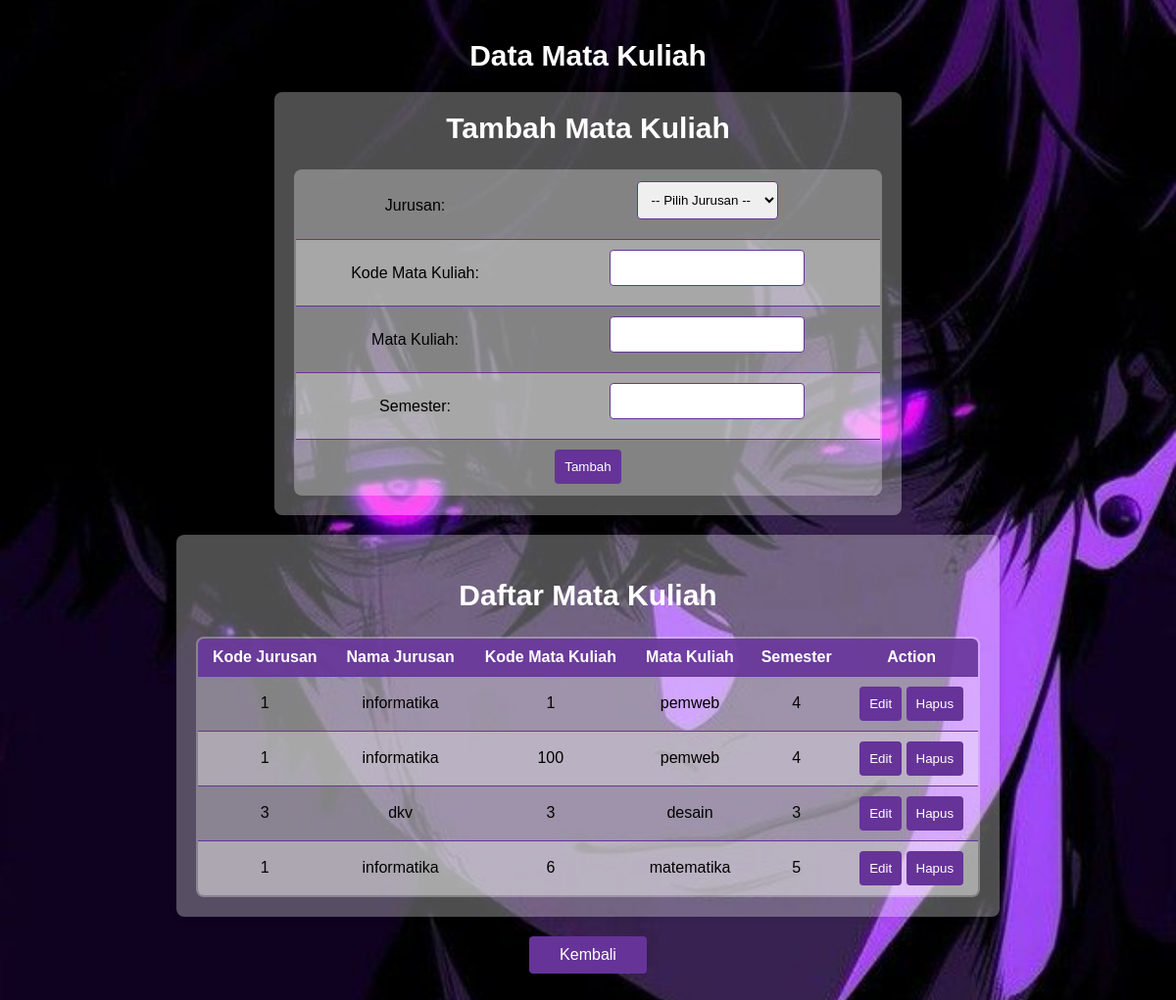
/mata_kuliah.php (signed in), run on the app's committed database.
### tables this page shows
CREATE TABLE `mata_kuliah` (
  `id` int(11) NOT NULL,
  `kode_jurusan` varchar(50) NOT NULL,
  `kode_mata_kuliah` varchar(50) NOT NULL,
  `mata_kuliah` varchar(100) NOT NULL,
  `semester` varchar(10) NOT NULL
);

CREATE TABLE `jurusan` (
  `kode_jurusan` varchar(50) NOT NULL,
  `nama_jurusan` varchar(100) NOT NULL
);

### mata_kuliah.php (the view, shortened to what this page needs)
<?php
$host = 'localhost';
$db = 'uaspemweb';
$user = 'root';
$pass = '';
$dsn = "mysql:host=$host;dbname=$db;charset=utf8";
$options = [PDO::ATTR_ERRMODE => PDO::ERRMODE_EXCEPTION];
try {
    $pdo = new PDO($dsn, $user, $pass, $options);
} catch (PDOException $e) {
    echo "Connection failed: " . $e->getMessage();
}
$edit_data = null;
$sql = "SELECT mata_kuliah.*, jurusan.nama_jurusan FROM mata_kuliah JOIN jurusan ON mata_kuliah.kode_jurusan = jurusan.kode_jurusan";
$stmt = $pdo->query($sql);
$mata_kuliah_data = $stmt->fetchAll(PDO::FETCH_ASSOC);
?>
<!DOCTYPE html>
<html lang="en">
<head>
    <link rel="stylesheet" href="css/mata_kuliah.css">
</head>
<body>
    <h1>Data Mata Kuliah</h1>
    <div class="form-container">
        <h2><?php echo isset($edit_data) ? 'Edit Mata Kuliah' : 'Tambah Mata Kuliah'; ?></h2>
        <form action="mata_kuliah.php" method="post">
            <table>
                <tr>
                    <td>Jurusan:</td>
                    <td>
                        <select id="kode_jurusan" name="kode_jurusan" required>
                            <option value="">-- Pilih Jurusan --</option>
                        </select>
                    </td>
                </tr>
                <tr>
                    <td>Kode Mata Kuliah:</td>
                    <td><input type="text" id="kode_mata_kuliah" name="kode_mata_kuliah" required value="<?php echo isset($edit_data) ? htmlspecialchars($edit_data['kode_mata_kuliah']) : ''; ?>"></td>
                </tr>
                <tr>
                    <td>Mata Kuliah:</td>
                    <td><input type="text" id="mata_kuliah" name="mata_kuliah" required value="<?php echo isset($edit_data) ? htmlspecialchars($edit_data['mata_kuliah']) : ''; ?>"></td>
                </tr>
                <tr>
                    <td>Semester:</td>
                    <td><input type="text" id="semester" name="semester" required value="<?php echo isset($edit_data) ? htmlspecialchars($edit_data['semester']) : ''; ?>"></td>
                </tr>
                <tr>
                    <td colspan="2">
                        <button type="submit" name="<?php echo isset($edit_data) ? 'edit_mata_kuliah' : 'add_mata_kuliah'; ?>"><?php echo isset($edit_data) ? 'Simpan Perubahan' : 'Tambah'; ?></button>
                    </td>
                </tr>
            </table>
        </form>
    </div>
    <div class="table-container">
        <h2>Daftar Mata Kuliah</h2>
        <table>
            <thead>
                <tr>
                    <th>Kode Jurusan</th>
                    <th>Nama Jurusan</th>
                    <th>Kode Mata Kuliah</th>
                    <th>Mata Kuliah</th>
                    <th>Semester</th>
                    <th>Action</th>
                </tr>
            </thead>
            <tbody>
                <?php foreach ($mata_kuliah_data as $mata_kuliah): ?>
                <tr>
                    <td><?php echo htmlspecialchars($mata_kuliah['kode_jurusan']); ?></td>
                    <td><?php echo htmlspecialchars($mata_kuliah['nama_jurusan']); ?></td>
                    <td><?php echo htmlspecialchars($mata_kuliah['kode_mata_kuliah']); ?></td>
                    <td><?php echo htmlspecialchars($mata_kuliah['mata_kuliah']); ?></td>
                    <td><?php echo htmlspecialchars($mata_kuliah['semester']); ?></td>
                    <td>
                        <form action="mata_kuliah.php" method="post" style="display:inline;">
                            <button type="submit" name="edit_form">Edit</button>
                        </form>
                        <form action="mata_kuliah.php" method="post" style="display:inline;">
                            <button type="submit" name="delete">Hapus</button>
                        </form>
                    </td>
                </tr>
                <?php endforeach; ?>
            </tbody>
        </table>
    </div>
    <a href="index.php">Kembali</a>
</body>
</html>

### css/mata_kuliah.css (style rules this page uses)
body { font-family: Arial, sans-serif; background-image: url('../img/2.png'); background-size: cover; background-position: center; background-attachment: fixed; padding: 20px; margin: 0; }
h1 { text-align: center; color: #ffffff; font-size: 30px; }
h2, h3 { text-align: center; color: #ffffff; font-size: 30px; }
.form-container { max-width: 600px; margin: 20px auto; padding: 20px; background: rgba(255, 255, 255, 0.3); border-radius: 8px; box-shadow: 0 0 10px rgba(0, 0, 0, 0.1); }
.form-container h2 { margin-top: 0; }
form { display: flex; flex-direction: column; }
input, select { margin-bottom: 10px; padding: 10px; border: 1px solid #663399; border-radius: 4px; }
button { padding: 10px; border: none; border-radius: 4px; background-color: #663399; color: white; cursor: pointer; }
.table-container { max-width: 800px; margin: 20px auto; padding: 20px; background: rgba(255, 255, 255, 0.3); border-radius: 8px; box-shadow: 0 0 10px rgba(0, 0, 0, 0.1); }
table { width: 100%; border-collapse: collapse; background: rgba(255, 255, 255, 0.3); border-radius: 8px; overflow: hidden; border: 2px solid #663399; }
thead { background-color: rgba(102, 51, 153, 0.9); color: white; }
th, td { padding: 10px; text-align: center; border-bottom: 1px solid #663399; }
th { border-top: 2px solid #663399; }
tr:nth-child(even) { background-color: rgba(249, 249, 249, 0.3); }
a { display: block; width: 100px; margin: 20px auto; padding: 10px; background-color: #663399; color: white; text-align: center; text-decoration: none; border-radius: 4px; }

### data on the page
mata_kuliah: kode_jurusan "1", kode_jurusan.nama_jurusan "informatika", kode_mata_kuliah "1", mata_kuliah "pemweb", semester "4"
mata_kuliah: kode_jurusan "1", kode_jurusan.nama_jurusan "informatika", kode_mata_kuliah "100", mata_kuliah "pemweb", semester "4"
mata_kuliah: kode_jurusan "3", kode_jurusan.nama_jurusan "dkv", kode_mata_kuliah "3", mata_kuliah "desain", semester "3"
mata_kuliah: kode_jurusan "1", kode_jurusan.nama_jurusan "informatika", kode_mata_kuliah "6", mata_kuliah "matematika", semester "5"
